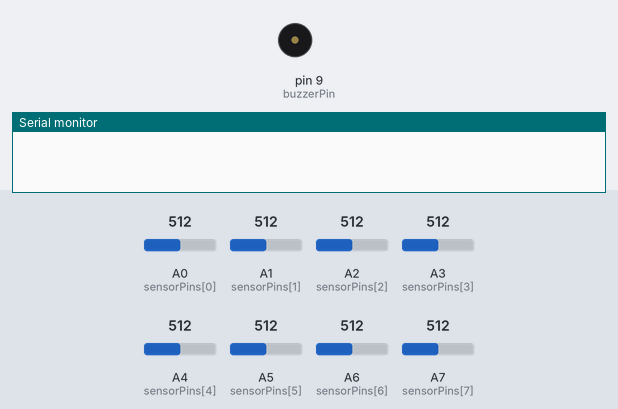
The sketch below on a simulated Arduino Nano, built with avr-gcc and run on an emulated ATmega328P. Parts: buzzer (waves = sounding), the last lines printed to the serial monitor. The inputs (shaded band) are chosen by the test bench; at power-on: A1 (sensorPins[1]) = 512, A0 (sensorPins[0]) = 512, A2 (sensorPins[2]) = 512, A3 (sensorPins[3]) = 512, A4 (sensorPins[4]) = 512, A5 (sensorPins[5]) = 512, A6 (sensorPins[6]) = 512, A7 (sensorPins[7]) = 512.

Above: at 0.16 s.
At 1.2 s:
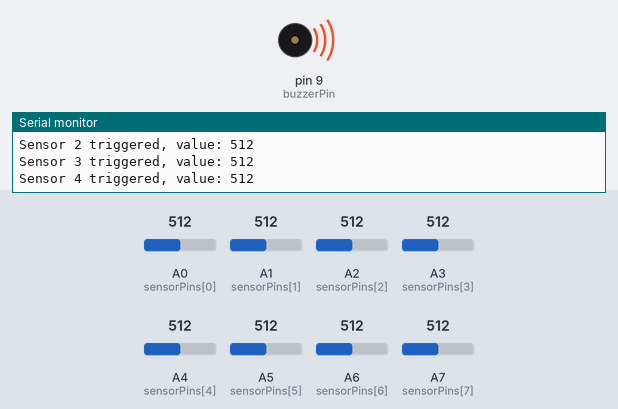
1.3 s: A1 (sensorPins[1]) set to 45
4.3 s: A1 (sensorPins[1]) set to 36
Timing chart, 0 to 13.3 s (numbered marks = the images above; inputs shaded):
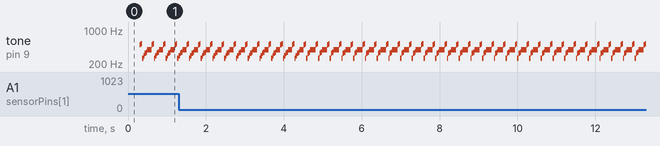

Measured:
- by itself, tone on pin 9 (buzzerPin): repeats every 0.27 s: 330 Hz 0.03 s, 349 Hz 0.03 s, 392 Hz 0.10 s, 494 Hz 0.03 s, 523 Hz 0.03 s, 262 Hz 0.03 s

The sketch:

lichen_vibro_sensors.ino
```cpp
// Reads 8 piezo vibrotactile sensors and plays a tone per sensor when touched.
// Includes per-sensor debounce so one touch doesn't retrigger repeatedly,
// and Serial output so you can tune the threshold for your actual sensors.

// Pin definitions
const int sensorPins[8] = {A0, A1, A2, A3, A4, A5, A6, A7}; // Piezo sensor pins
const int buzzerPin = 9; // Piezo buzzer pin

// Threshold for vibration sensor activation — START LOW, then tune.
// Piezo discs spike briefly and much lower than light sensors did.
// Watch the Serial output while tapping the sensor and raise this
// just above your resting/noise level.
const int threshold = 40;

// Minimum time (ms) a sensor must stay quiet before it can trigger again.
// Prevents one tap from re-firing while the piezo disc is still "ringing".
const unsigned long cooldownMs = 300;

// Frequencies for each sensor's sound (in Hz)
const int frequencies[8] = {262, 294, 330, 349, 392, 440, 494, 523}; // C4, D4, E4, F4, G4, A4, B4, C5

// Tracks the last time each sensor was allowed to trigger
unsigned long lastTriggerTime[8] = {0, 0, 0, 0, 0, 0, 0, 0};

void setup() {
    Serial.begin(9600); // For tuning: watch raw sensor values in Serial Monitor

    for (int i = 0; i < 8; i++) {
        pinMode(sensorPins[i], INPUT);
    }
    pinMode(buzzerPin, OUTPUT);
}

void loop() {
    for (int i = 0; i < 8; i++) {
        int sensorValue = analogRead(sensorPins[i]);

        // Uncomment to watch raw values for tuning (noisy with all 8 printing at once —
        // easiest to test one sensor at a time by commenting out the others' pins above)
        // Serial.println(sensorValue);

        unsigned long now = millis();
        bool cooledDown = (now - lastTriggerTime[i]) > cooldownMs;

        if (sensorValue > threshold && cooledDown) {
            Serial.print("Sensor ");
            Serial.print(i);
            Serial.print(" triggered, value: ");
            Serial.println(sensorValue);

            tone(buzzerPin, frequencies[i], 200); // Play tone for 200ms (non-blocking version)
            lastTriggerTime[i] = now;
        }
    }
}
```
